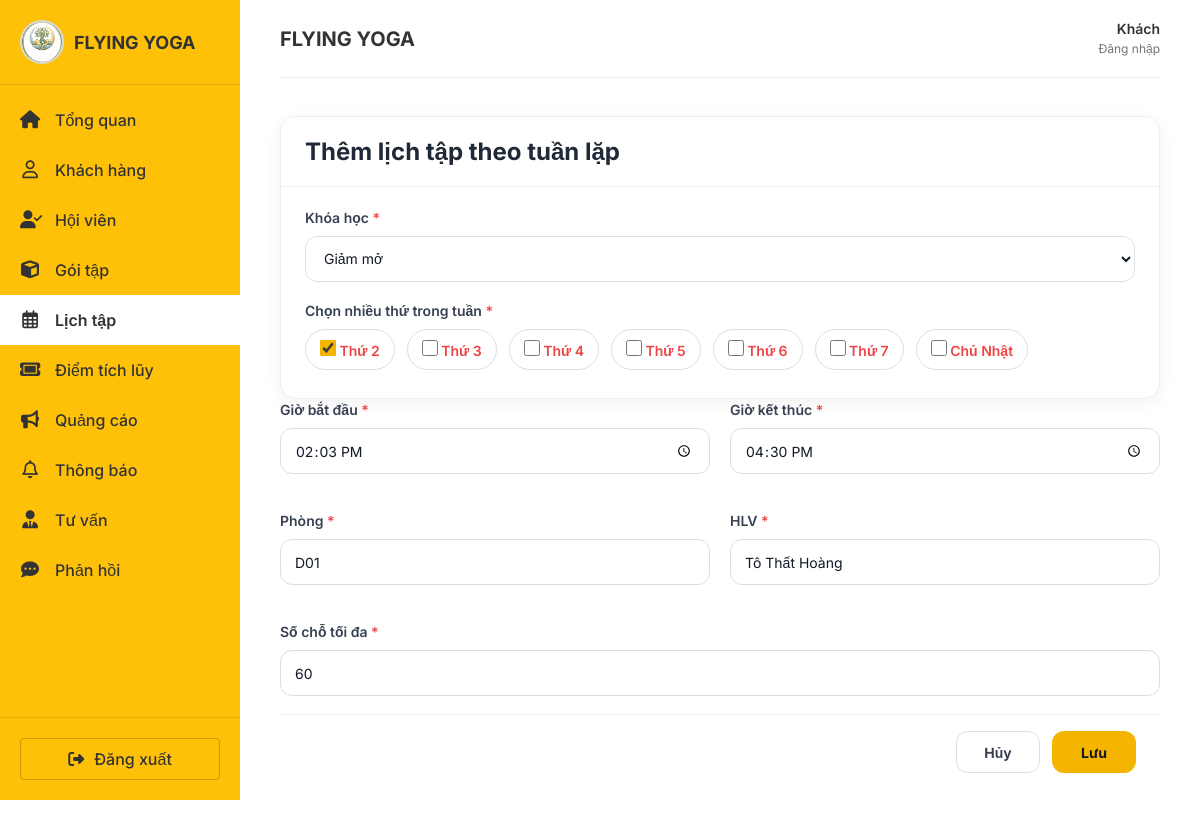
The page /lich-tap/sua/11/ on the database its author committed.
### lich_tap/models.py (models this page shows, shortened)
class LichHoc(models.Model):
    THU_CHOICES = [
        ('2', 'Thứ 2'),
        ('3', 'Thứ 3'),
        ('4', 'Thứ 4'),
        ('5', 'Thứ 5'),
        ('6', 'Thứ 6'),
        ('7', 'Thứ 7'),
        ('CN', 'Chủ Nhật'),
    ]
    ma_lich = models.CharField(max_length=10, unique=True)
    goi_tap = models.ForeignKey(
        GoiTap,
        on_delete=models.CASCADE,
        related_name='lich_hoc'
    )
    thu = models.CharField(max_length=2, choices=THU_CHOICES)
    gio_bat_dau = models.TimeField()
    gio_ket_thuc = models.TimeField()
    phong = models.CharField(max_length=50)
    hlv_phu_trach = models.CharField(max_length=100)
    so_cho_toi_da = models.IntegerField()
    trang_thai = models.BooleanField(default=True)

### lich_tap/views.py (the view)
# urls.py: path('sua/<int:id>/', views.sua_lich_hoc, name='sua_lich_hoc'),
def sua_lich_hoc(request, id):
    lich_hoc = get_object_or_404(LichHoc, id=id)
    if request.method == 'POST':
        form = LichHocForm(request.POST)
        if form.is_valid():
            lich_hoc.goi_tap = form.cleaned_data['goi_tap']
            thu_list = form.cleaned_data['thu']
            if thu_list:
                lich_hoc.thu = thu_list[0]
            lich_hoc.gio_bat_dau = form.cleaned_data['gio_bat_dau']
            lich_hoc.gio_ket_thuc = form.cleaned_data['gio_ket_thuc']
            lich_hoc.phong = form.cleaned_data['phong']
            lich_hoc.hlv_phu_trach = form.cleaned_data['hlv_phu_trach']
            lich_hoc.so_cho_toi_da = form.cleaned_data['so_cho_toi_da']
            lich_hoc.save()
            messages.success(request, 'Cập nhật lịch học thành công.')
            return redirect('lich_tap:danh_sach_lich_hoc')
    else:
        form = LichHocForm(initial={
            'goi_tap': lich_hoc.goi_tap,
            'thu': [lich_hoc.thu],
            'gio_bat_dau': lich_hoc.gio_bat_dau,
            'gio_ket_thuc': lich_hoc.gio_ket_thuc,
            'phong': lich_hoc.phong,
            'hlv_phu_trach': lich_hoc.hlv_phu_trach,
            'so_cho_toi_da': lich_hoc.so_cho_toi_da,
        })
    return render(request, 'lich_tap/them_lich_hoc.html', {
        'form': form
    })

### lich_tap/forms.py (shortened to what this page needs)
class LichHocForm(forms.Form):
    goi_tap = forms.ModelChoiceField(
        queryset=GoiTap.objects.filter(trang_thai='hoat_dong').order_by('ten_goi'),
        empty_label="Chọn gói tập",
        widget=forms.Select(attrs={'class': 'form-control'})
    )
    thu = forms.MultipleChoiceField(
        choices=LichHoc.THU_CHOICES,
        required=True,
        widget=forms.CheckboxSelectMultiple
    )
    gio_bat_dau = forms.TimeField(
        widget=forms.TimeInput(attrs={'class': 'form-control', 'type': 'time'})
    )
    gio_ket_thuc = forms.TimeField(
        widget=forms.TimeInput(attrs={'class': 'form-control', 'type': 'time'})
    )
    phong = forms.CharField(
        max_length=50,
        widget=forms.TextInput(attrs={'class': 'form-control'})
    )
    hlv_phu_trach = forms.CharField(
        max_length=100,
        widget=forms.TextInput(attrs={'class': 'form-control'})
    )
    so_cho_toi_da = forms.IntegerField(
        min_value=1,
        widget=forms.NumberInput(attrs={'class': 'form-control', 'min': '1'})
    )

### goi_tap/models.py (called while the page is built)
    def __str__(self):
        return self.ten_goi

### thong_bao/context_processors.py (called while the page is built, shortened)
def thong_bao_context(request):
    so_thong_bao_chua_doc = 0
    ds_thong_bao_dropdown = ThongBaoNhacNho.objects.none()
    return {
        'so_thong_bao_chua_doc': so_thong_bao_chua_doc,
        'ds_thong_bao_dropdown': ds_thong_bao_dropdown,
    }

### lich_tap/templates/lich_tap/them_lich_hoc.html (shortened to what this page needs)
{% extends 'base.html' %}
{% load static %}
{% block content %}
<link rel="stylesheet" href="{% static 'css/them_lich_tap.css' %}">
<div class="lich-page">
    <div class="lich-card">
        <div class="lich-card-header">
            <h2>Thêm lịch tập theo tuần lặp</h2>
        </div>
        <form method="post" class="lich-form">
            <div class="form-group full-width">
                <label>Khóa học <span>*</span></label>
                {{ form.goi_tap }}
            </div>
           <div class="form-group full-width">
    <label>Chọn nhiều thứ trong tuần <span>*</span></label>
    <div class="thu-list">
            {% for value, label in form.fields.thu.choices %}
                {% if value %}
                    <label class="thu-item">
                        <input type="checkbox" name="thu" value="{{ value }}"
                            {% if form.thu.value and value in form.thu.value %}checked{% endif %}>
                        <span>{{ label }}</span>
                    </label>
                {% endif %}
            {% endfor %}
        </div>
            </div>
            </div>
            <div class="form-row two-col">
                <div class="form-group">
                    <label>Giờ bắt đầu <span>*</span></label>
                    {{ form.gio_bat_dau }}
                </div>
                <div class="form-group">
                    <label>Giờ kết thúc <span>*</span></label>
                    {{ form.gio_ket_thuc }}
                </div>
            </div>
            <div class="form-row two-col">
                <div class="form-group">
                    <label>Phòng <span>*</span></label>
                    {{ form.phong }}
                </div>
                <div class="form-group">
                    <label>HLV <span>*</span></label>
                    {{ form.hlv_phu_trach }}
                </div>
            </div>
            <div class="form-group full-width">
                <label>Số chỗ tối đa <span>*</span></label>
                {{ form.so_cho_toi_da }}
            </div>
            <div class="lich-card-footer">
                <a href="{% url 'lich_tap:danh_sach_lich_hoc' %}" class="btn-cancel">Hủy</a>
                <button type="submit" class="btn-save">Lưu</button>
            </div>
    </div>
</div>
{% endblock %}

### static/css/style.css (style rules this page uses)
:root { --primary-yellow: #FFC107; --primary-yellow-light: #FFECB3; --text-dark: #333333; --text-gray: #757575; --bg-light: #F9F9F9; --white: #FFFFFF; --danger-red: #E53935; --success-green: #43A047; --info-blue: #1E88E5; --warning-orange: #FB8C00; --sidebar-width: 240px; }
* { margin: 0; padding: 0; box-sizing: border-box; font-family: 'Inter', sans-serif; }
body { background-color: var(--white); color: var(--text-dark); }

### static/css/them_lich_tap.css (style rules this page uses)
.lich-page { padding: 8px 0 0; }
.lich-card { background: #ffffff; border-radius: 16px; box-shadow: 0 4px 18px rgba(0, 0, 0, 0.06); overflow: hidden; border: 1px solid #eceff3; }
.lich-card-header { padding: 20px 24px; border-bottom: 1px solid #eceff3; background: #ffffff; }
.lich-card-header h2 { margin: 0; font-size: 24px; font-weight: 700; color: #1f2937; }
.lich-form { padding: 20px 24px 0; }
.form-row { display: grid; gap: 20px; margin-bottom: 18px; }
.form-row.two-col { grid-template-columns: 1fr 1fr; }
.form-group { margin-bottom: 18px; }
.form-group.full-width { width: 100%; }
.form-group label { display: inline-block; margin-bottom: 10px; font-size: 14px; font-weight: 600; color: #374151; }
.form-group label span { color: #ef4444; }
.form-group input, .form-group select, .form-group textarea { width: 100%; height: 46px; padding: 0 14px; border: 1px solid #d9dee7; border-radius: 12px; background: #ffffff; font-size: 14px; color: #111827; outline: none; transition: all 0.2s ease; box-sizing: border-box; }
.thu-list { display: flex; flex-wrap: wrap; gap: 12px; }
.thu-item { display: inline-flex; align-items: center; gap: 8px; padding: 10px 14px; border: 1px solid #d9dee7; border-radius: 999px; background: #ffffff; cursor: pointer; transition: all 0.2s ease; user-select: none; }
.thu-item input[type="checkbox"] { width: 16px; height: 16px; margin: 0; accent-color: #f4b400; cursor: pointer; }
.thu-item span { font-size: 14px; font-weight: 600; color: #4b5563; }
.lich-card-footer { display: flex; justify-content: flex-end; align-items: center; gap: 12px; padding: 16px 24px 20px; border-top: 1px solid #eceff3; margin-top: 8px; background: #ffffff; }
.btn-cancel, .btn-save { min-width: 84px; height: 42px; padding: 0 18px; border-radius: 12px; font-size: 14px; font-weight: 700; text-decoration: none; display: inline-flex; align-items: center; justify-content: center; transition: all 0.2s ease; border: none; cursor: pointer; }
.btn-cancel { background: #ffffff; color: #374151; border: 1px solid #d9dee7; }
.btn-save { background: #f4b400; color: #111827; }

### rows shown on the page
LichHoc: goi_tap "Giảm mở", gio_bat_dau "14:03:00", gio_ket_thuc "16:30:00", phong "D01", hlv_phu_trach "Tô Thất Hoàng", so_cho_toi_da "60"

### other values the page prints
{{ label }} "Thứ 2" "Thứ 3" "Thứ 4" "Thứ 5" "Thứ 6" "Thứ 7" "Chủ Nhật"
